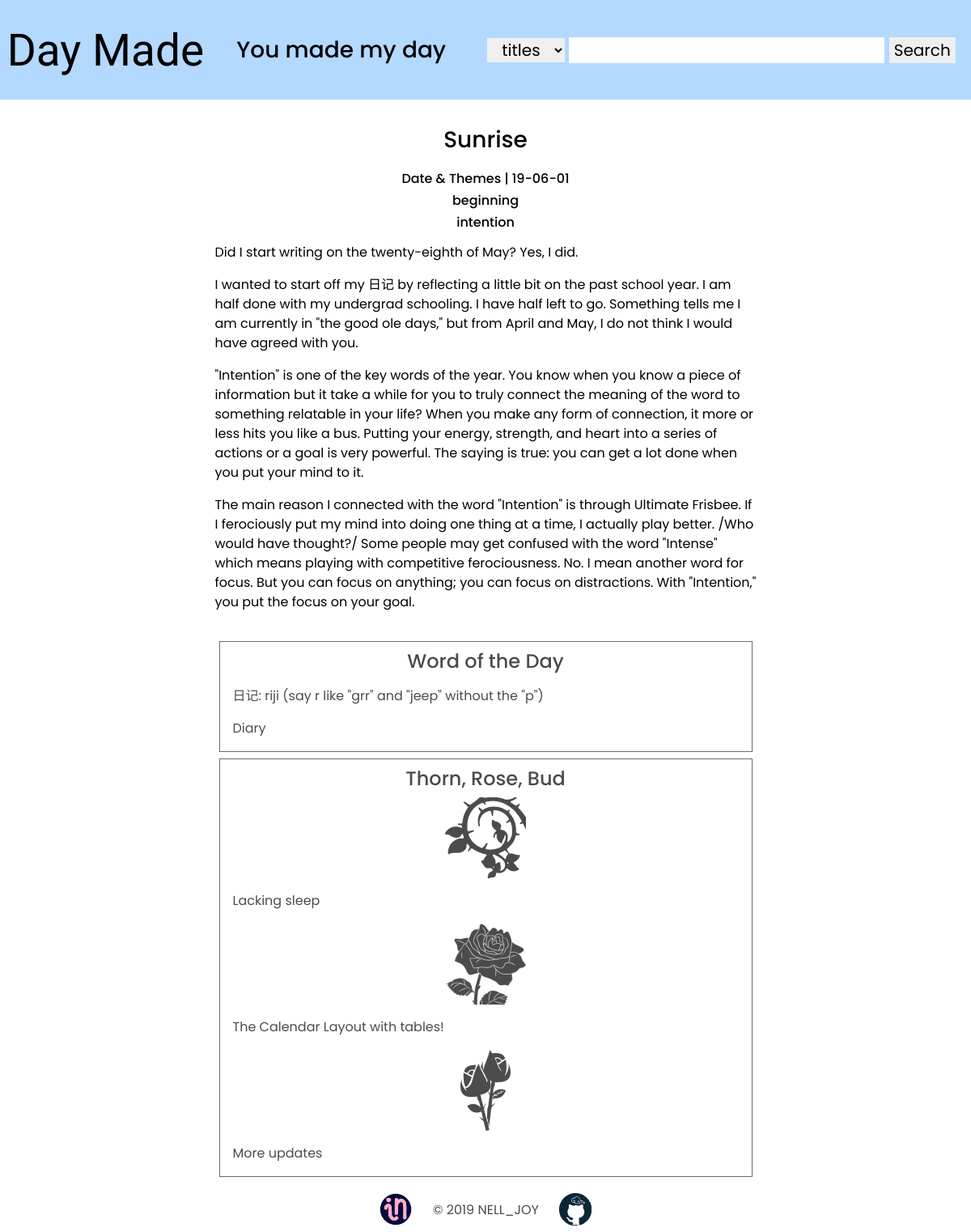
/blog/19-06-01, run on the app's committed database.
### tables this page shows
CREATE TABLE journaling (date text, title text, themes text, paragraph text);

CREATE TABLE wordofday (date text, word text, pronounce text, definition text);

CREATE TABLE flowers (date text, thorn text, rose text, bud text);

### app.py (the view)
@app.route("/blog/<string:theDate>", methods=["GET"])
def journal(theDate):
    if request.method == "GET":
        query_words = "SELECT * FROM wordofday WHERE date = '" + theDate + "';"
        query_journal = "SELECT * FROM journaling WHERE date = '" + theDate + "';"
        query_rbt = "SELECT * FROM flowers WHERE date = '" + theDate + "';"
        big={'words': get_data_from_db(query_words),'journal':get_data_from_db(query_journal), 'rbt':get_data_from_db(query_rbt)} #, 'thorn': getPhoto('thorn'), 'rose':getPhoto('rose'),'bud':getPhoto('bud')}
        return render_template("blog.html", specs=big)

### app.py (called while the page is built)
def get_data_from_db(query: str) -> list:
    conn = sqlite3.connect('day_tabase.sqlite3')
    cur = conn.cursor()
    cur.execute(query)
    rows = cur.fetchall()
    return rows

### templates/blog.html
{% extends "base.html" %}
{% block content %}
<div>
    <div class='mainbody mui--no-user-select'>
        <h3>{{ specs['journal'][0][1] }}</h3>
        <h6 class="mui--text-right">Date & Themes | {{ specs['journal'][0][0] }}</h6>
        {% for n in specs['journal'][0][2].split('\\n') %}
        <h6 class="mui--text-right">{{ n }}</h6>
        {% endfor %}
        {% for m in specs['journal'][0][3].split('\\n') %}
        <p>{{ m }}</p>
        {% endfor %}
    </div>
    <div class="aboutside">
        <div class='sideblog'>
            <h4>Word of the Day</h4>
            <p>{{ specs['words'][0][1] }}: {{ specs['words'][0][2] }}</p>
            <p>{{ specs['words'][0][3] }}</p>
        </div>
        <div class='sideblog'>
            <h4 >Thorn, Rose, Bud</h4>
            <img src="../static/thorn.png" alt="a thorn reps the bad" class=flowers>
            <p>{{ specs['rbt'][0][1] }}</p>
            <img src="../static/rose.png" alt="a rose reps the good" class=flowers>
            <p>{{ specs['rbt'][0][2] }}</p>
            <img src="../static/bud.png" alt="a bud reps what I'm looking forward to" class=flowers>
            <p>{{ specs['rbt'][0][3] }}</p>
        </div>
    </div>
</div>
{% endblock %}

### templates/base.html (shortened to what this page needs)
<!DOCTYPE html>
<html>
    <head>
        <link href="//cdn.muicss.com/mui-0.10.1/css/mui.min.css" rel="stylesheet" type="text/css" />
        <link rel="stylesheet" href="https://stackpath.bootstrapcdn.com/bootstrap/4.4.1/css/bootstrap.min.css">
        <link rel="stylesheet" type="text/css" href="../static/css/style.css">
    </head>
    <body>
        <div class="mui-appbar">
            <table width="100%">
              <tr style="vertical-align:middle;">
                <td class="mui--appbar-height">
                    <a href="../"><h1>Day Made</h1></a>
                </td>
                <td class="mui--appbar-height" align="right">
                    <h3>You made my day</h3>
                </td>
                <td class="mui--appbar-height" >
                    <form action="/" method="POST">
                        <select name=category>
                          {% for ops in ['titles','themes','entry'] %}
                          <option name="{{ ops }}" value="{{ ops }}">{{ ops }}</option>
                          {% endfor %}
                        </select>
                          <input class="mui--text-right" type="text" name="searchith" required>
                          <input type="submit" class="mui-btn mui-btn--small mui-btn--primary" value="Search">
                      </form>
                </td>
              </tr>
            </table>
          </div>
        {% block content %}
        {% endblock %}
        <footer>
            <a href="https://www.linkedin.com/in/nell-himlie">
              <img alt="linkedin, Nell Himlie" src="../static/link.png"
              width="40" height="40">
           </a>
            <p>&copy; 2019 NELL_JOY</p>
            <a href="https://github.com/himlne01">
              <img alt="github, Nell Himlie" src="../static/github.png"
              width="40" height="40">
           </a>
        </footer>
    </body>
</html>

### static/css/style.css (style rules this page uses)
* { color: black; font-family: Poppins; text-align: center; border: 0px; margin: 0; }
.aboutside { background-color: white; opacity: .7; display: inline-table; margin: auto; }
.sideblog { margin:.5em; border: 1px rgb(57, 39, 49) solid; }
.mainbody { width: 99%; padding: 1%; display: inline-block; }
.mui-appbar { background-color: rgb(179, 217, 255); }
h1 { font-family: Satisfy; font-size: 55px; margin: .5em 0; }
h3 { margin: .75em; }
h4 { padding-top: 10px; }
p { text-align: left; margin: 1em; }
th, td { font-family: 'Anonymous Pro', monospace; color: white; font-size: 20px; }
a { font-family: 'Anonymous Pro', monospace; color: rgb(57, 39, 49); font-size: 20px; }
footer { right: 20; bottom: 0; }
footer p { text-align: right; margin-bottom: 10px; padding: 5px; background-color: white; opacity: .7; display: inline-block; }
@media screen and (min-width: 768px) { .aboutside { width: 675px; } }
@media screen and (min-width: 768px) { .mainbody { width: 725px; } }

### data on the page
journaling: title "Sunrise", date "19-06-01"
wordofday: word "日记", pronounce "riji (say r like \"grr\" and \"jeep\" without the \"p\")", definition "Diary"
flowers: thorn "Lacking sleep", rose "The Calendar Layout with tables!", bud "More updates"

### other printed values
{{ n }} "beginning" "intention"
{{ m }} "Did I start writing on the twenty-eighth of May? Yes, I did."
form field category "titles"
